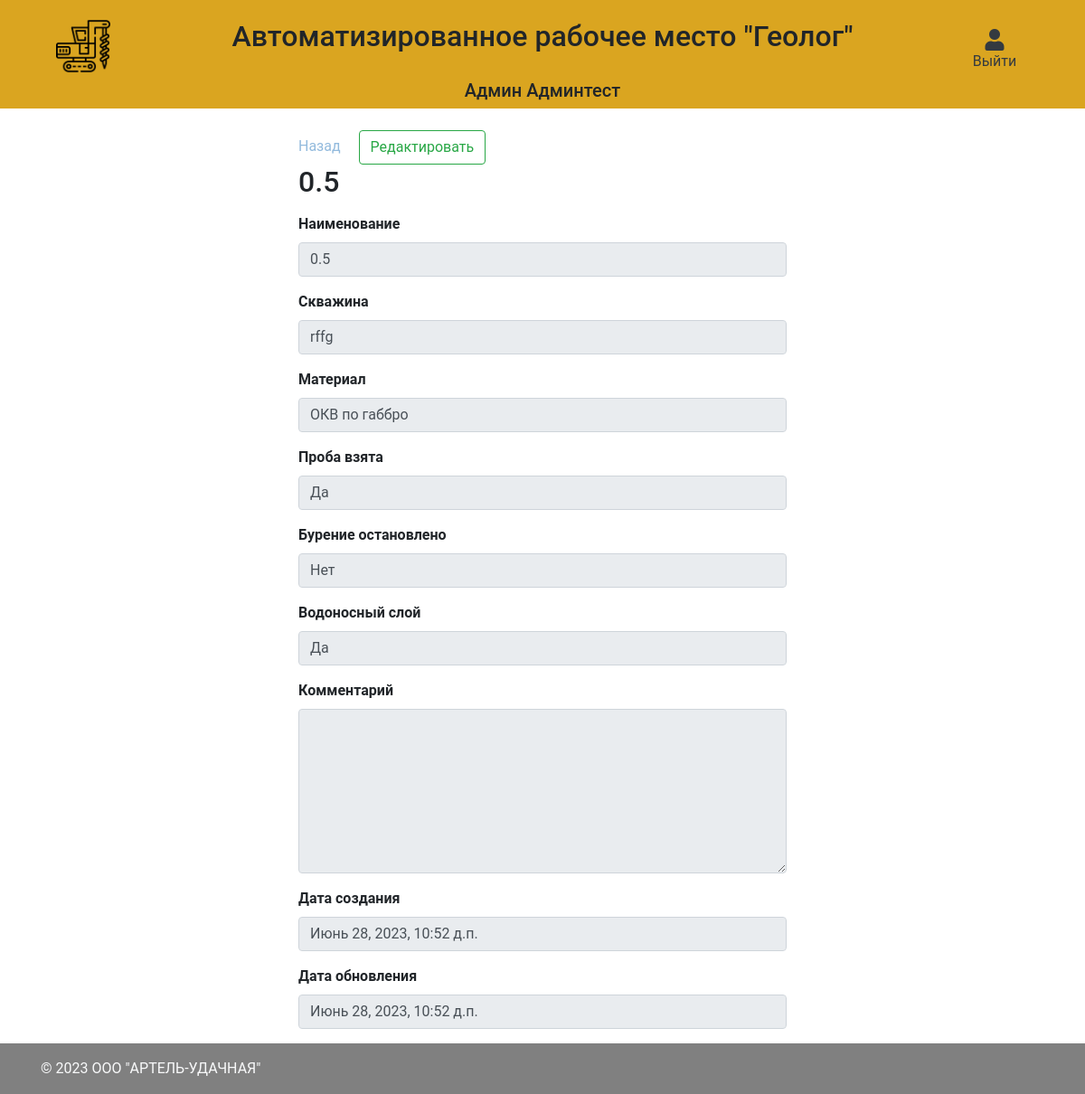
The page /layers/6?well=4&task=5 (signed in) on the database its author committed.
### main/models.py (models this page shows, shortened)
class CustomUser(AbstractBaseUser, PermissionsMixin):
    username = models.CharField("Логин пользователя", max_length=50, unique=True)
    first_name = models.CharField("Имя", max_length=50)
    last_name = models.CharField("Фамилия", max_length=50)
    patronymic = models.CharField("Отчество", max_length=50, default="нет")
    team = models.ForeignKey(Team, verbose_name="Номер бригады", on_delete=models.CASCADE, null=True)
    phone_number = models.CharField("Номер телефона", max_length=50, default="Не указано")
    email = models.EmailField(verbose_name="Email", max_length=255, unique=True, blank=True, null=True)
    role = models.ForeignKey(Role, on_delete=models.CASCADE, verbose_name="Должность")
    is_superuser = models.BooleanField(default=False)
    is_active = models.BooleanField(default=True)
    is_admin = models.BooleanField(default=False)
    objects = CustomUserManager()
    created_at = models.DateTimeField("Дата создания", auto_now_add=True)
    updated_at = models.DateTimeField("Дата обновления", auto_now=True)
    USERNAME_FIELD = 'username'
    REQUIRED_FIELDS = ['password']
    class Meta:
        verbose_name = "Пользователь"
        verbose_name_plural = "Пользователи"

class Layer(models.Model):
    name = models.CharField("Наименование", max_length=255)
    depth = models.FloatField("Глубина", max_length=255, null=True)
    description = models.TextField("Описание", null=True, blank=True)
    comment = models.TextField("Комментарий", null=True, blank=True)
    well = models.ForeignKey(Well, verbose_name="Скважина", on_delete=models.CASCADE)
    layer_material = models.ForeignKey(LayerMaterial, verbose_name="Материал слоя", on_delete=models.CASCADE)
    responsible = models.ForeignKey(CustomUser, verbose_name="Ответственный", on_delete=models.CASCADE, null=True)
    sample_obtained = models.BooleanField("Проба взята", default=False)
    drilling_stopped = models.BooleanField("Бурение остановлено", default=False)
    aquifer = models.BooleanField("Водоносный слой", default=False)
    created_at = models.DateTimeField("Дата создания", auto_now_add=True)
    updated_at = models.DateTimeField("Дата обновления", auto_now=True)
    class Meta:
        verbose_name = "Интервал"
        verbose_name_plural = "Интервалы"

class Well(models.Model):
    name = models.CharField("Наименование", max_length=255, unique=True)
    description = models.TextField("Описание", null=True, blank=True)
    comment = models.TextField("Комментарий", null=True, blank=True)
    x = models.FloatField("x", null=True, blank=True)
    y = models.FloatField("y", null=True, blank=True)
    z = models.FloatField("z", null=True, blank=True)
    line = models.ForeignKey(Line, verbose_name="Линия", on_delete=models.CASCADE, null=True)
    pillar_photo = models.ImageField("Фото штаги", upload_to='images/', null=True)
    created_at = models.DateTimeField("Дата создания", auto_now_add=True)
    updated_at = models.DateTimeField("Дата обновления", auto_now=True)
    class Meta:
        verbose_name = "Скважина"
        verbose_name_plural = "Скважины"
        unique_together = ('name', 'line',)

class LayerMaterial(models.Model):
    name = models.CharField("Наименование", max_length=255)
    material_category = models.ForeignKey(MaterialCategory, on_delete=models.CASCADE, verbose_name="Вид материала", null=True)
    short_name = models.CharField("Краткое наименование", max_length=255, null=True)
    color = models.CharField("Цвет", max_length=255, null=True)
    synonym = models.CharField("Синоним", max_length=255, null=True)
    image = models.ImageField("Изображение", upload_to='layer_materials_images/', null=True)
    created_at = models.DateTimeField("Дата создания", auto_now_add=True)
    updated_at = models.DateTimeField("Дата обновления", auto_now=True)
    class Meta:
        verbose_name = "Материал слоя (интервала)"
        verbose_name_plural = "Материалы слоев (интервалов)"

### main/views.py (the view)
# urls.py: path('layers/<int:pk>', views.LayerDetailView.as_view(), name='layers_detail'),
class LayerDetailView(LoginRequiredMixin, DetailView):
    template_name = "main/tasks/wells/layers/index.html"
    model = models.Layer
    def get_context_data(self, **kwargs):
        context = super().get_context_data(**kwargs)
        well_id = self.request.GET.get("well")
        task_id = self.request.GET.get("task")
        context['back_url'] = f"/wells/{task_id}/{well_id}"
        context['well_id'] = well_id
        return context

### templates/main/tasks/wells/layers/index.html
{% extends "layout.html" %}
{% block content %}
    <div class="col-12">
        <div class="row justify-content-center">
            <div class="col-md-6">
                <div class="form-group">
                    <a href="{{ back_url }}">Назад</a>
                    <a href="/layers/edit/{{ object.id }}?well={{ well_id }}" class="ml-3 btn btn-outline-success">Редактировать</a>
                    <h2>{{ object.name }}</h2>
                </div>
                <div class="form-group">
                    <label for="name" class="font-weight-bold">Наименование</label>
                    <input type="text" class="form-control" readonly id="name" value="{{ object.name }}">
                </div>
                <div class="form-group">
                    <label for="name" class="font-weight-bold">Скважина</label>
                    <input type="text" class="form-control" readonly id="well" value="{{ object.well.name }}">
                </div>
                <div class="form-group">
                    <label for="name" class="font-weight-bold">Материал</label>
                    <input type="text" class="form-control" readonly id="material" value="{{ object.layer_material.name }}">
                </div>
                <div class="form-group">
                    <label for="sample_obtained" class="font-weight-bold">Проба взята</label>
                    <input type="text" class="form-control" readonly id="sample_obtained" value="{% if object.sample_obtained %}Да{% else %}Нет{% endif %}">
                </div>
                <div class="form-group">
                    <label for="drilling_stopped" class="font-weight-bold">Бурение остановлено</label>
                    <input type="text" class="form-control" readonly id="drilling_stopped" value="{% if object.drilling_stopped %}Да{% else %}Нет{% endif %}">
                </div>
                <div class="form-group">
                    <label for="aquifer" class="font-weight-bold">Водоносный слой</label>
                    <input type="text" class="form-control" readonly id="aquifer" value="{% if object.aquifer %}Да{% else %}Нет{% endif %}">
                </div>
                <div class="form-group">
                    <label for="comment" class="font-weight-bold">Комментарий</label>
                    <textarea type="text" class="form-control" readonly id="comment" rows="7">{{ object.comment }}</textarea>
                </div>
                <div class="form-group">
                    <label for="created_at" class="font-weight-bold">Дата создания</label>
                    <input type="text" class="form-control" readonly id="created_at" value="{{ object.created_at }}">
                </div>
                <div class="form-group">
                    <label for="updated_at" class="font-weight-bold">Дата обновления</label>
                    <input type="text" class="form-control" readonly id="updated_at" value="{{ object.updated_at }}">
                </div>
            </div>
        </div>
    </div>
{% endblock %}

### templates/layout.html (shortened to what this page needs)
<html lang="en">
    <head>
        <link rel="stylesheet" href="https://maxcdn.bootstrapcdn.com/bootstrap/4.0.0/css/bootstrap.min.css">
        <link rel="stylesheet" href="https://cdnjs.cloudflare.com/ajax/libs/font-awesome/5.15.4/css/all.min.css" />
        <link rel="stylesheet" href="/static/css/main.css" />
    </head>
    <body class="d-flex flex-column min-vh-100">
      <div class="container-fluid navbar-light bg-navbar-main">
        <div class="row">
            <div class="col-12 col-lg-2 text-center mt-3">
              <a href="/"><img class="img-fluid navbar-brand" src="/static/images/navbar_brand.png"></a>
            </div>
            <div class="col-12 col-lg-8 justify-content-center d-flex align-items-center">
              <h2>Автоматизированное рабочее место "Геолог"</h2>
            </div>
            <div class="col-12 col-lg-2 text-center mt-3">
              <ul class="d-none d-lg-block navbar-nav mr-auto mt-2 ml-3 ml-md-0 mt-lg-0 justify-content-center">
                {% if request.user.is_authenticated %}
                  <li class="nav-item dropdown">
                    <a class="nav-link d-flex flex-column text-dark mt-2" href="/logout">
                      <i class="fa fa-user" aria-hidden="true" style="font-size: 24px;"></i> Выйти
                    </a>
                  </li>
                {% else %}
                  {% comment %} <li class="nav-item m-lg-0">
                    <i class="fa fa-user" aria-hidden="true" style="font-size: 24px;">Войти</i>
                  </li> {% endcomment %}
                {% endif %}
              </ul>
            </div>
            <div class="col-12 col-lg-12 justify-content-center d-flex align-items-center">
              <h5 class="text-center">
                {% if request.user.is_authenticated %}
                  {{ request.user.first_name }} {{ request.user.last_name }}
                {% else %}
                  {% comment %} <li class="nav-item m-lg-0">
                    <i class="fa fa-user" aria-hidden="true" style="font-size: 24px;">Войти</i>
                  </li> {% endcomment %}
                {% endif %}
              </h5>
            </div>
        </div>
      </div>
      <div class="container mt-4">
          <div class="row">
              {% block content %}{% endblock %}
          </div>
      </div>
      <footer class="mt-auto py-3" style="background-color: #808080">
        <div class="container">
          <span class="text-light">© 2023 OOO "АРТЕЛЬ-УДАЧНАЯ"</span>
        </div>
      </footer>
    </body>
</html>

### static/css/main.css (style rules this page uses)
body { font-family: "Roboto", sans-serif; height: 100vh; }
.bg-navbar-main { background-color: #DAA520; }
a { color: #92badd; display:inline-block; text-decoration: none; font-weight: 400; }
.navbar-brand { width: 35%!important; }

### rows shown on the page
CustomUser: user.first_name "Админ", user.last_name "Админтест"
Layer: name "0.5", well.name "rffg", layer_material.name "ОКВ по габбро", sample_obtained "Да", drilling_stopped "Нет", aquifer "Да", created_at "Июнь 28, 2023, 10:52 д.п.", updated_at "Июнь 28, 2023, 10:52 д.п."
